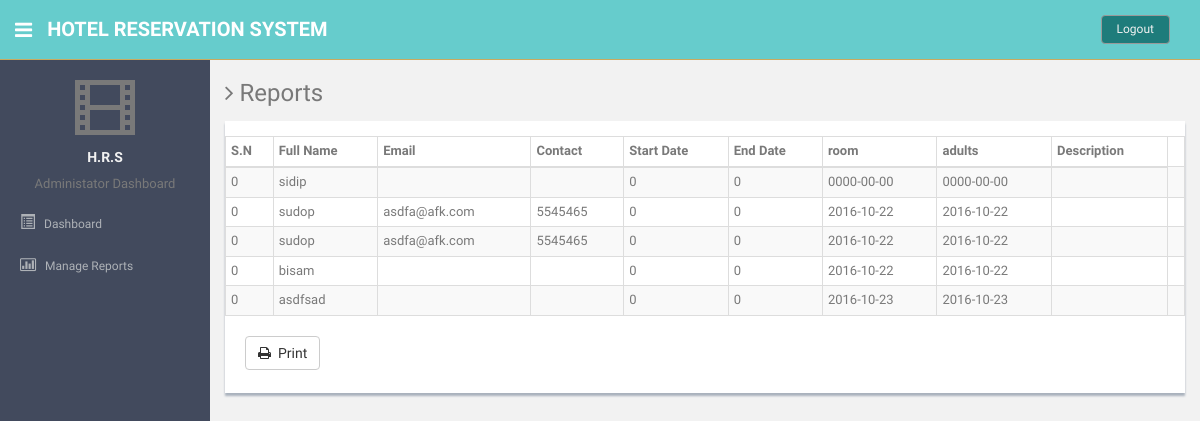
/admin/s_reports.php (signed in), run on the app's committed database.
### tables this page shows
CREATE TABLE IF NOT EXISTS `reservation` (
`id` int(11) NOT NULL,
  `fullname` varchar(50) NOT NULL,
  `email` varchar(20) NOT NULL,
  `phone` varchar(20) NOT NULL,
  `rooms` int(11) NOT NULL,
  `adults` int(11) NOT NULL,
  `checkin` date NOT NULL,
  `checkout` date NOT NULL,
  `description` varchar(500) NOT NULL
);

### includes/dbconnect.php (called while the page is built, shortened)
<?php
function executequery($query) {
	$link = mysqli_connect(HNAME,USER,PWD,DBNAME);
	$result = mysqli_query($link,$query);
	return $result;
}
?>

### admin/s_reports.php (the view, shortened to what this page needs)
<?php
include_once("../includes/dbconnect.php");
$sql = "select * from reservation";
$res = executequery($sql);
?>
<!DOCTYPE html>
<html lang="en">
<head>
    <link href="assets/css/bootstrap.css" rel="stylesheet">
    <link href="assets/font-awesome/css/font-awesome.css" rel="stylesheet" />
    <link href="assets/css/style.css" rel="stylesheet">
    <link href="assets/css/style-responsive.css" rel="stylesheet">
    <link href="assets/css/table-responsive.css" rel="stylesheet">
</head>
<body>
<section id="container" >
    <?php  include("header.php");?>
    <?php include("sidebar.php");?>
    <section id="main-content">
        <section class="wrapper">
            <h3><i class="fa fa-angle-right"></i> Reports</h3>
            <div class="row mt">
                <div class="col-lg-12">
                    <div class="content-panel">
                        <section id="unseen">
                            <table border="1" cellpadding="10px" cellspacing="0px" class="table table-bordered table-striped table-condensed">
                                <thead>
                                <tr>
                                    <th>S.N</th>
                                    <th>Full Name</th>
                                    <th>Email</th>
									<th>Contact</th>
                                    <th>Start Date</th>
                                    <th>End Date</th>
                                    <th>room </th>
                                    <th>adults</th>
									<th>Description</th>
                                </tr>
                                </thead>
                                <tbody>
                                <?php
                                $i = 0;
                                ?>
                                <?php while($alldata=mysqli_fetch_assoc($res)) { ?>
                                <tr>
                                    <td><?php echo $i; ?></td>
                                    <td><?php echo $alldata['fullname'];?></td>
									<td><?php echo $alldata['email']; ?></td>
                                    <td><?php echo $alldata['phone']; ?></td>
                                    <td><?php echo $alldata['rooms']; ?></td>
									<td><?php echo $alldata['adults']; ?></td>
                                    <td><?php echo $alldata['checkin']; ?></td>
                                    <td><?php echo $alldata['checkout']; ?></td>
									<td><?php echo $alldata['description']; ?></td>
                                    <td>
                                    </td>
                                </tr>
                                <?php
                                }
                                ?>
                                </tbody>
                            </table>
                        </section>
                        <button type="button" onClick="prntfn();" class="btn btn-default" style="margin-left: 20px;;"><i class="fa fa-print"></i>&nbsp;&nbsp;Print</button>
                        <br /><br />
                    </div>
                </div>
            </div>
        </section>
    </section>
</section>
</body>
</html>

### admin/assets/css/style.css (style rules this page uses)
body { color: #797979; background: #f2f2f2; font-family: 'Ruda', sans-serif; padding: 0px !important; margin: 0px !important; font-size:13px; }
#container { width: 100%; height: 100%; }
.mt { margin-top: 15px; }
#main-content { margin-left: 210px; }
.wrapper { display: inline-block; margin-top: 60px; padding-left: 15px; padding-right: 15px; padding-bottom: 15px; padding-top: 0px; width: 100%; }
.content-panel { background: #ffffff; box-shadow: 0px 3px 2px #aab2bd; padding-top: 15px; padding-bottom: 5px; }

### data on the page
reservation: fullname "sidip", rooms "0", adults "0", checkin "0000-00-00", checkout "0000-00-00"
reservation: fullname "sudop", email "asdfa@afk.com", phone "5545465", rooms "0", adults "0", checkin "2016-10-22", checkout "2016-10-22"
reservation: fullname "sudop", email "asdfa@afk.com", phone "5545465", rooms "0", adults "0", checkin "2016-10-22", checkout "2016-10-22"
reservation: fullname "bisam", rooms "0", adults "0", checkin "2016-10-22", checkout "2016-10-22"
reservation: fullname "asdfsad", rooms "0", adults "0", checkin "2016-10-23", checkout "2016-10-23"
